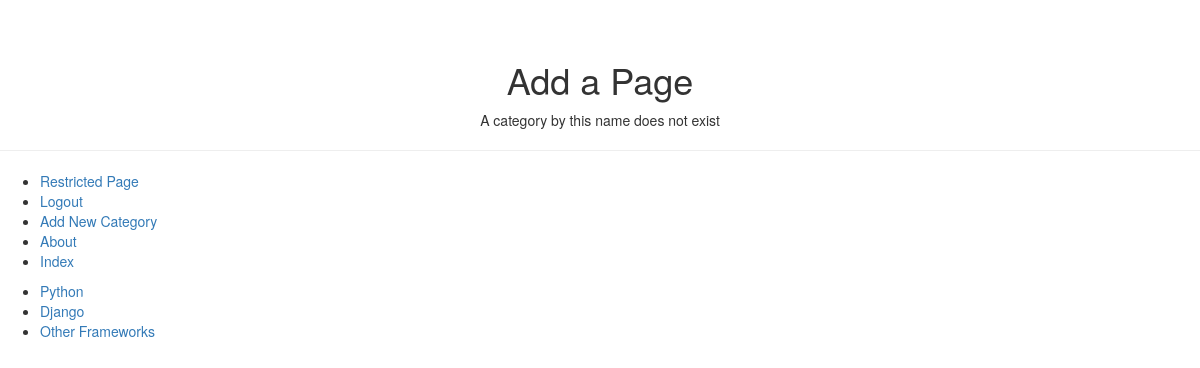
/rango/category/python/add_page/ (signed in), run on an earlier commit of the app's database.
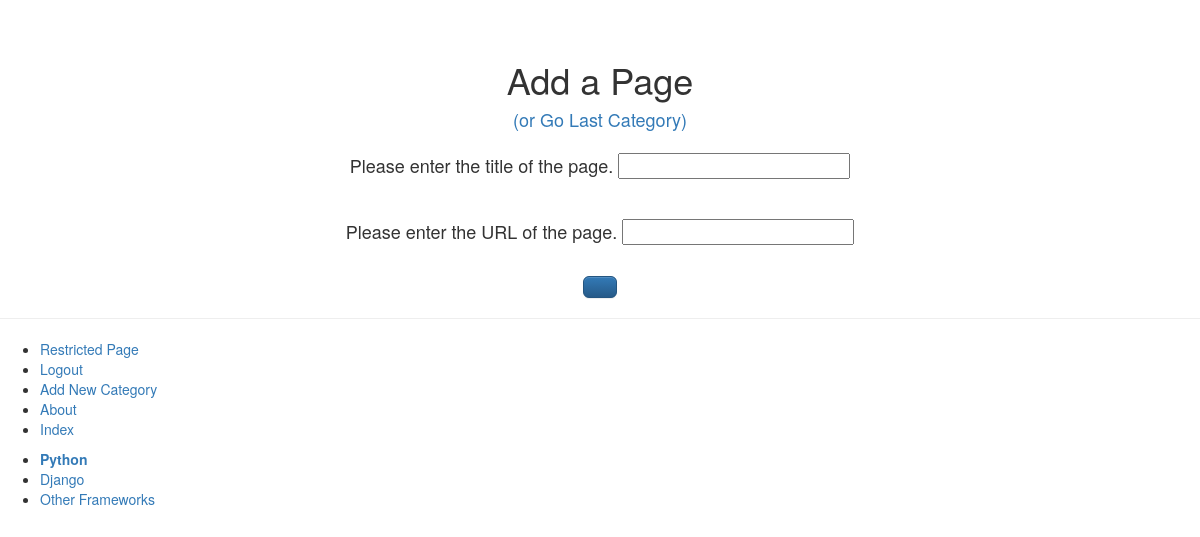
And on a later commit of the database.
### rango/models.py (models this page shows, shortened)
class Category(models.Model):
	name = models.CharField(max_length=128,unique=True)
	views = models.IntegerField(default=0)
	likes = models.IntegerField(default=0)
	slug = models.SlugField(blank=True,unique=True)
	class Meta:
		verbose_name_plural = 'Categories'

### rango/views.py (the view, shortened to what this page needs)
# urls.py: url(r'^category/(?P<category_name_slug>[\w\-]+)/add_page/$',views.add_page,name="add_page"),
@login_required
def add_page(request,category_name_slug):
	try:
		category = Category.objects.get(slug=category_name_slug)
	except Category.DoesNotExist:
		category = None
	form = PageForm()
	context_dict = {"form":form,"category":category}
	return render(request,"rango/add_page.html",context_dict)

### rango/forms.py (shortened to what this page needs)
class PageForm(forms.ModelForm):
    title = forms.CharField(max_length=128,
                            help_text="Please enter the title of the page.")
    url = forms.URLField(max_length=200,
                            help_text="Please enter the URL of the page.")
    views = forms.IntegerField(widget=forms.HiddenInput(),initial=0)
    class Meta:
        model = Page
        exclude = ('category',)

### rango/templatetags/rango_template_tags.py (called while the page is built)
@register.inclusion_tag('rango/cats.html')
def get_category_list(cat=None):
    return {'cats':Category.objects.all,
            'act_cat':cat}

### templates/rango/add_page.html (shortened to what this page needs)
{% extends 'rango/base.html' %}
{% load staticfiles %}
{% block body_block %}
    <h1 style="text-align:center;margin-top:5%;">Add a Page</h1>
    <div style="text-align:center;">
        {% if category %}
        <h4 style="text-align:center;"><a href="/rango/category/{{category.slug}}/">(or Go Last Category)</a></h4>
        <form style="margin-top:2%;" id="page_form" method="post" action="/rango/category/{{category.slug}}/add_page/">
            {% for field in form.visible_fields %}
                <h4>{{field.help_text}}
                {{field}}</h4>
                <br>
            {% endfor %}
            <inputtype="submit" name="submit" value="Add Page"  class="btn btn-primary btn-lg" />
        </form>
        {% else %}
            A category by this name does not exist
        {% endif %}
    </div>
{% endblock %}

### templates/rango/cats.html
<ul>
{% if cats %}
    {% for c in cats %}
        {% if c == act_cat %}
            <li><strong><a href="{% url 'show_category' c.slug %}">{{c.name}}</a></strong></li>
        {% else %}
            <li><a href="{% url 'show_category' c.slug %}">{{c.name}}</a></li>
        {% endif %}
    {% endfor %}
{% else %}
    <li><strong>There are no categories present.</strong></li>
{% endif %}
</ul>

What changed in the data, as far as the page shows it:
changed Category "Python": slug empty → "python" (drawn)
Also different on the page:
text no longer shown: "A category by this name does not exist"
text now shown: "(or Go Last Category)"
new list line: "Please enter the title of the page. "
new list line: "Please enter the URL of the page. "
